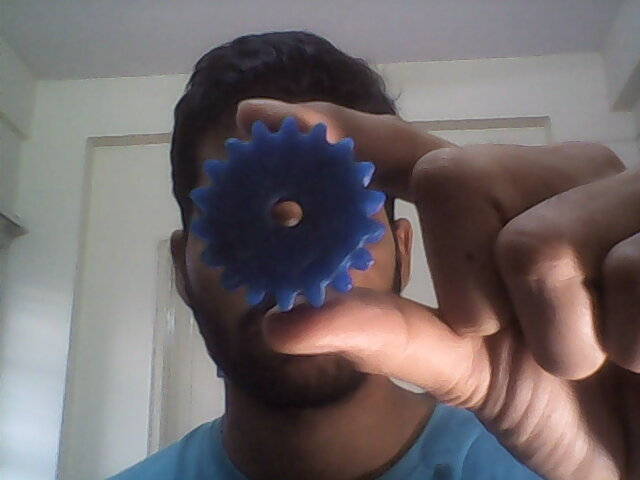
#> input picture image_1.jpg, 640 x 480 px, given in place of the camera
$ python MeanShift.py
#> lines starting #> are read from the running program, lines starting #| are printed output that depends on the picture; after the words box and inside, x2 and y2 are one past the last pixel; in counts of white or black regions, pixels touching at a corner belong together
import numpy as np
import cv2
cap = cv2.VideoCapture(0)
ret,frame = cap.read()
#> frame is the input picture: shape (480, 640, 3); mean B, G, R 106.8, 105.3, 113.4
#hardcoded values for initial location of window
r,h,c,w = 250,90,400,125
track_win = (c,r,w,h)
#setting up region of interest.
roi= frame[r:r+h, c:c+w]
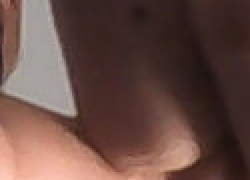
#> roi: shape (90, 125, 3) (shown 2 times larger); mean B, G, R 67.8, 74.6, 102.6
hsv_roi = cv2.cvtColor(roi,cv2.COLOR_BGR2HSV)
#> hsv_roi: shape (90, 125, 3); mean H, S, V 11.1, 95, 102.6
low = np.array([0,60,32])
high=np.array([180,255,255])
mask=cv2.inRange(hsv_roi,low,high)
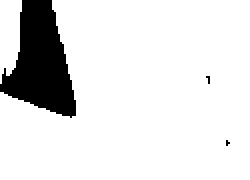
#> mask: shape (90, 125) (shown 2 times larger); 88% white; 3 black regions (2 under 20 px), largest, box (x1, y1, x2, y2) and area: (0, 0, 38, 59) 1342
#calculating histogram of region of interest
roi_hist = cv2.calcHist([hsv_roi], [0],mask, [180],[0,180])
#> roi_hist = 180 values, max 1774 at index 5, min 0 at index 14, mean 54.99
cv2.normalize(roi_hist,roi_hist,0,255,cv2.NORM_MINMAX)
#this is the termination criteria.
term_crit = (cv2.TERM_CRITERIA_EPS | cv2.TERM_CRITERIA_COUNT,10,1)

while(True):
    ret,frame=cap.read()
    if(ret == True):
        hsv=cv2.cvtColor(frame, cv2.COLOR_BGR2HSV)
#> hsv: shape (480, 640, 3); mean H, S, V 68.4, 54.2, 120.7
        #generating a backproject image from the given frame
        dst=cv2.calcBackProject([hsv],[0],roi_hist,[0,180],1)
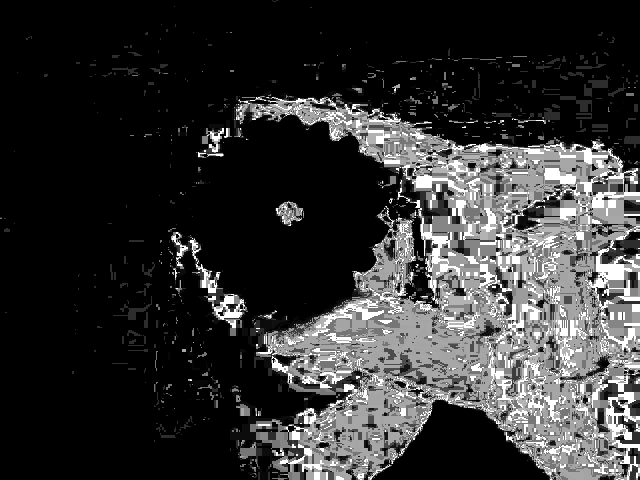
#> dst: shape (480, 640); min 0, max 255, mean 51.2
        #using meanshit to get new centroid
        ret, track_win=cv2.meanShift(dst,track_win,term_crit)
#> ret = 10; track_win = (423, 247, 125, 90)
        #putting it back on image.
        x,y,w,h=track_win
#> x = 423; y = 247; w = 125; h = 90
        img2=cv2.rectangle(frame,(x,y),(x+w,y+h),255,2)
        cv2.imshow('Tracked',img2)
        k=cv2.waitKey(60) & 0xff
#> (key Esc is pressed here)
        if k==27:
            break
        else:
            cv2.imwrite(chr(k) + '.jpg',img2)
    else:
        break
cv2.destroyAllWindows()
cap.release()

$ run again, on image_3.jpg
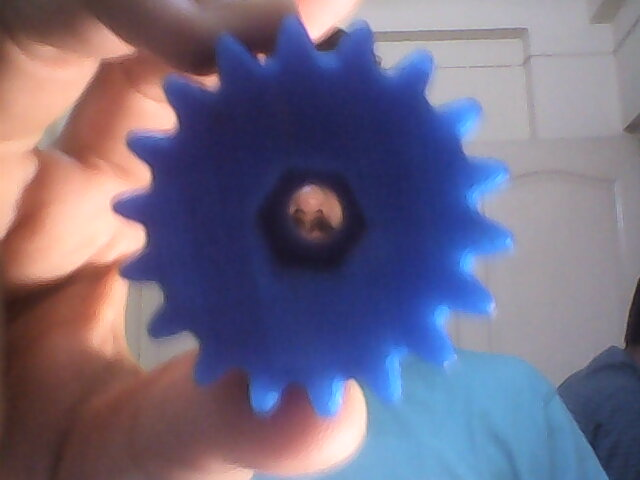
#> input picture image_3.jpg, 640 x 480 px, given in place of the camera
#> frame is the input picture: shape (480, 640, 3); mean B, G, R 131.3, 107.6, 114.6
#> hsv_roi: shape (90, 125, 3); mean H, S, V 118.2, 116.8, 185.8
#> `mask=cv2.inRange(hsv_roi,low,high)`:
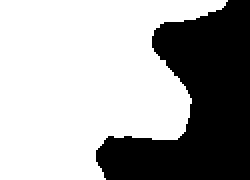
#> mask: shape (90, 125) (shown 2 times larger); 64.7% white; 1 black region, box (x1, y1, x2, y2) and area: (48, 0, 125, 90) 3969
#> roi_hist = 180 values, max 1093 at index 113, min 0 at index 0, mean 40.45
#> hsv: shape (480, 640, 3); mean H, S, V 93, 98.2, 149.7
#> `dst=cv2.calcBackProject([hsv],[0],roi_hist,[0,180],1)`:
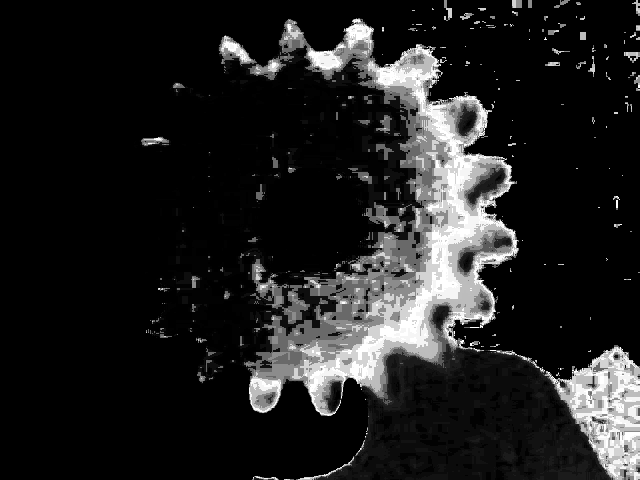
#> dst: shape (480, 640); min 0, max 255, mean 32.3
#> ret = 10; track_win = (358, 253, 125, 90)
#> x = 358; y = 253; w = 125; h = 90
